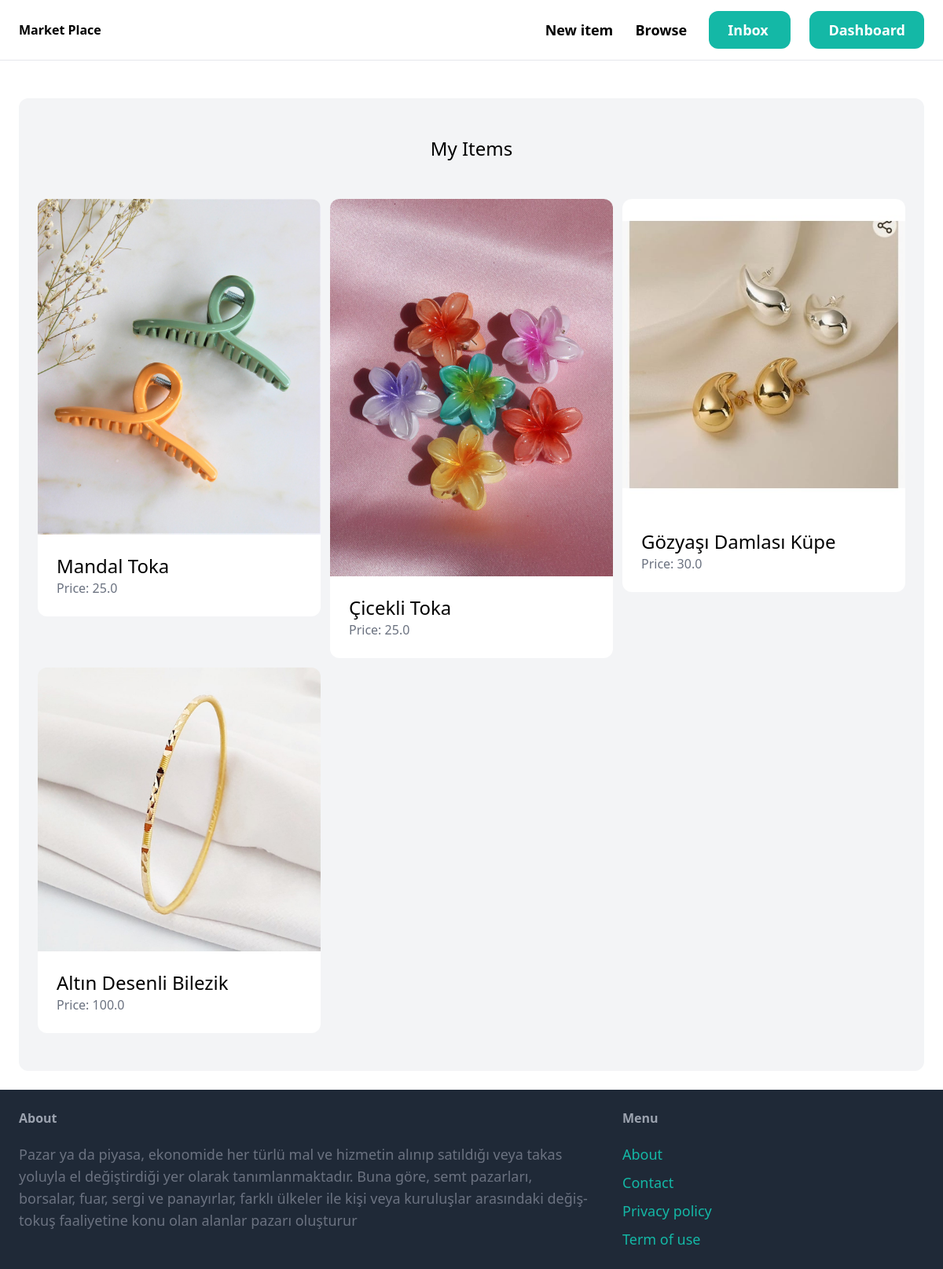
The page /dashboard/ (signed in) on the database its author committed.
### item/models.py (models this page shows, shortened)
class Item(models.Model):
    category = models.ForeignKey(Category, related_name='items', on_delete=models.CASCADE)
    name = models.CharField(max_length=255)
    description = models.TextField(blank=True, null=True)
    price = models.FloatField()
    image = models.ImageField(upload_to='item_images', blank=True, null=True)
    is_sold = models.BooleanField(default=False)
    created_by = models.ForeignKey(User, related_name='items', on_delete=models.CASCADE)
    created_at = models.DateTimeField(auto_now_add=True)

### dashboard/views.py (the view)
# urls.py: path('dashboard/', include('dashboard.urls')),
@login_required
def dashboard(request):
    items = Item.objects.filter(created_by=request.user)
    context = {
        'items': items,
    }
    return render(request, 'dashboard/index.html', context)

### templates/dashboard/index.html (shortened to what this page needs)
{% extends 'marketplace/base.html' %}
{% block content %}
<div class="mt-6 px-6 py-12 bg-gray-100 rounded-xl ">
    <h2 class="mb-12 text-2xl text-center"> My Items</h2>
    <div class="grid grid-cols-3 gap-3">
        {% for item in items %}
        <div>
            <a href="{% url 'item:detail' item.id %}">
                <div>
                    <img src="{{ item.image.url }}" class="rounded-t-xl">
                </div>
            <div class="p-6 bg-white rounded-b-xl">
                <h2 class="text-2xl">{{ item.name }}</h2>
                <p class="text-gray-500"> Price: {{ item.price }}</p>
            </div>
                </a>
        </div>
        {% endfor %}
    </div>
</div>
{% endblock %}

### rows shown on the page
Item: image (picture), name "Mandal Toka", price "25.0"
Item: image (picture), name "Çicekli Toka", price "25.0"
Item: image (picture), name "Gözyaşı Damlası Küpe", price "30.0"
Item: image (picture), name "Altın Desenli Bilezik", price "100.0"
